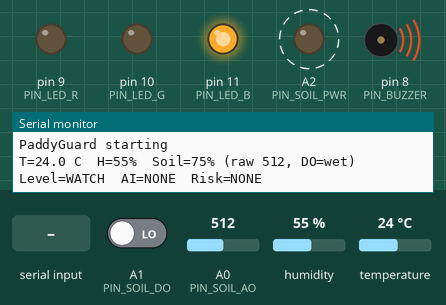
Bench run of a sketch on a simulated Arduino Nano, built with avr-gcc and run on an emulated ATmega328P. Shown: output pins drawn as LEDs (lit = HIGH), buzzer (waves = sounding, pin HIGH), the last lines printed to the serial monitor. Dashed ring = blinking. The inputs (shaded band) are chosen by the test bench; at power-on: humidity 55 %, A0 (PIN_SOIL_AO) = 512, A1 (PIN_SOIL_DO) LOW, temperature 24 °C.

Above: at 4.0 s.
4.1 s: humidity set to 51 %
12.4 s: humidity set to 48 %
At 15.62 s:
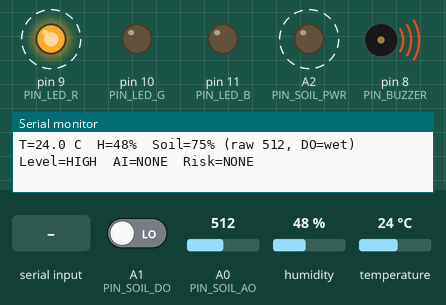
At 19.96 s:
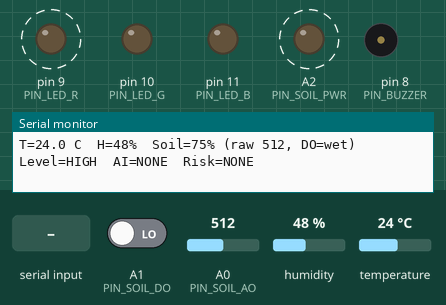
21.4 s: "BLAST\n" received over Serial
38.5 s: "MUTE\n" received over the second serial link
At 38.63 s:
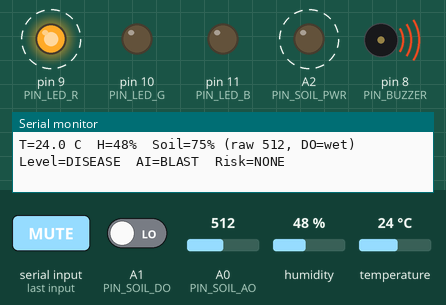
Timing chart, 0 to 43.0 s (numbered marks = the images above; inputs shaded):
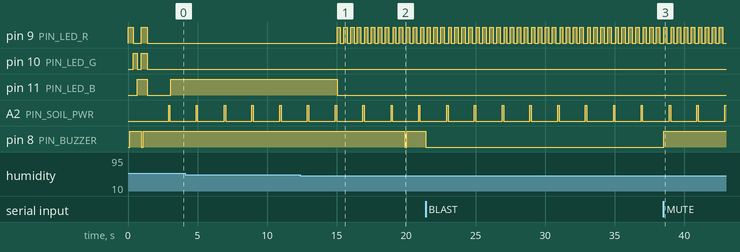

The sketch:

PaddyGuard.ino
```cpp
/*
  =====================================================================
  PaddyGuard - AI Paddy Disease Detection System
  Board : Arduino Nano (ATmega328P, 5 V)
  Parts : DHT11, soil moisture sensor with LM393 comparator, red / green /
          blue LEDs (220 ohm each), active buzzer 2510, HC-05 Bluetooth

  Libraries (Sketch > Include Library > Manage Libraries):
      "DHT sensor library"      by Adafruit
      "Adafruit Unified Sensor" by Adafruit
  (SoftwareSerial and EEPROM come with the Arduino IDE.)

  PIN MAP
      D2  -> HC-05 RXD   (Nano transmits)
      D3  <- HC-05 TXD   (Nano receives)
      D4  <-> DHT11 DATA
      D8  -> Active buzzer (+)
      D9  -> 220R -> RED   LED -> GND
      D10 -> 220R -> GREEN LED -> GND
      D11 -> 220R -> BLUE  LED -> GND
      A0  <- Soil sensor AO (analog)
      A1  <- Soil sensor DO (comparator, digital)
      A2  -> Soil sensor VCC (switched on only while reading, so the
             probe does not corrode)
      5V  -> HC-05 VCC, DHT11 VCC        GND -> everything

  HOW THE ALERTS WORK
      The phone app photographs a leaf, runs the AI model and sends the
      result over Bluetooth as a text line (BLAST, BROWNSPOT, BLB or
      HEALTHY). The Nano combines that with the weather inside the field:

      GREEN steady          SAFE     AI says healthy and soil is above 65%
      GREEN blink           SAFE     all general growing conditions are good
      BLUE steady           WATCH    outside good field conditions
      BLUE steady           WATCH    one or more readings are moderate
      BLUE fast blink       FAULT    DHT11 is not answering
      RED fast blink + 150 ms beep every 5 seconds HIGH
                                 very-bad reading or weather risk
      RED fast blink + continuous buzzer DISEASE
                                 AI found a disease on a leaf

  BLUETOOTH COMMANDS (end each with a new line)
      BLAST | BROWNSPOT | BLB   disease found by the AI
      HEALTHY                    AI found a healthy leaf (green only when
                                 field conditions are good and soil is >65%)
      CLEAR                      clear the current AI result/alert
      MUTE / UNMUTE             silence / restore the buzzer
      STATUS                    reply with one reading now
      TEST                      LED and buzzer self test
      CALDRY / CALWET           store soil calibration (see below)
      HELP                      list commands

  BLUETOOTH REPLY (every 2 s), comma separated
      PG,temp_C,humidity_%,soil_%,level,ai,risk,fault,muted
      level: 0 safe, 1 watch, 2 high, 3 disease

  SOIL CALIBRATION (once)
      1. Probe in the air or dry soil   -> send CALDRY
      2. Probe in a glass of water      -> send CALWET
      The values are saved in EEPROM.
  =====================================================================
*/

#include <SoftwareSerial.h>
#include <EEPROM.h>
#include <DHT.h>

// ---------------------------- Pins ---------------------------------
const uint8_t PIN_BT_TX    = 2;    // Nano TX -> HC-05 RXD
const uint8_t PIN_BT_RX    = 3;    // Nano RX <- HC-05 TXD
const uint8_t PIN_DHT      = 4;
const uint8_t PIN_BUZZER   = 8;
const uint8_t PIN_LED_R    = 9;
const uint8_t PIN_LED_G    = 10;
const uint8_t PIN_LED_B    = 11;
const uint8_t PIN_SOIL_AO  = A0;
const uint8_t PIN_SOIL_DO  = A1;
const uint8_t PIN_SOIL_PWR = A2;

// ------------------------- Tunable limits --------------------------
const unsigned long SAMPLE_MS   = 2000UL;     // DHT11 needs 1 s or more
const unsigned long AI_HOLD_MS  = 600000UL;   // AI alert stays 10 min
const uint8_t       FAULT_AFTER  = 3;         // failed DHT reads in a row
const uint8_t       RISK_CONFIRM = 2;         // same weather risk this many
                                              // readings in a row = HIGH

// Buzzer polarity. Most 3-pin buzzer modules are "low level trigger":
// they sound when the pin is LOW. If your buzzer is silent on TEST and
// loud the rest of the time, flip this value.
const bool BUZZER_ACTIVE_LOW = true;

// Disease-risk alerts use the very-bad bands from the user's disease chart.
// All three require soil below 40%, as specified in that chart.

// ----------------------------- Codes -------------------------------
const uint8_t LV_SAFE = 0, LV_WATCH = 1, LV_HIGH = 2, LV_DISEASE = 3;
const uint8_t DZ_NONE = 0, DZ_BLAST = 1, DZ_BROWN = 2, DZ_BLB = 3;
const char *const LV_NAME[] = {"SAFE", "WATCH", "HIGH", "DISEASE"};
const char *const DZ_NAME[] = {"NONE", "BLAST", "BROWNSPOT", "BLB"};

// ---------------------------- Objects ------------------------------
SoftwareSerial btSerial(PIN_BT_RX, PIN_BT_TX);   // RX, TX
DHT dht(PIN_DHT, DHT11);

// ---------------------------- State --------------------------------
struct Calib {
  uint16_t magic;
  int16_t  dryRaw;
  int16_t  wetRaw;
};
const uint16_t CAL_MAGIC = 0x5047;               // "PG"
Calib calib = {CAL_MAGIC, 1000, 350};            // typical LM393 probe

float temp = 0, hum = 0;
bool  haveClimate = false;
uint8_t dhtFails = 0;
int   soilRaw = 0;
uint8_t soilPct = 0;
bool  soilDoDry = false;

uint8_t aiDisease = DZ_NONE;
unsigned long aiStart = 0;
bool aiHealthy = false;
uint8_t riskDisease = DZ_NONE;
uint8_t lastRawRisk = DZ_NONE;
uint8_t riskStreak = 0;
uint8_t level = LV_SAFE;
bool  sensorFault = false;
bool  muted = false;
const unsigned long CONDITION_BEEP_MS = 150UL;
const unsigned long CONDITION_BEEP_GAP_MS = 5000UL;
unsigned long nextAlarmBeepAt = 0;
unsigned long alarmBeepUntil = 0;
bool redAlertWasActive = false;
uint8_t lastRedAlertLevel = LV_SAFE;
unsigned long lastSample = 0;
bool  firstSample = true;

char btBuf[24];  uint8_t btLen = 0;
char usbBuf[24]; uint8_t usbLen = 0;

// ------------------------- Small helpers ---------------------------
bool aiActive() {
  return aiDisease != DZ_NONE && (millis() - aiStart) < AI_HOLD_MS;
}

bool aiHealthyActive() {
  return aiHealthy && (millis() - aiStart) < AI_HOLD_MS;
}

void setLeds(bool r, bool g, bool b) {
  digitalWrite(PIN_LED_R, r ? HIGH : LOW);
  digitalWrite(PIN_LED_G, g ? HIGH : LOW);
  digitalWrite(PIN_LED_B, b ? HIGH : LOW);
}

void buzzerWrite(bool on) {
  digitalWrite(PIN_BUZZER, (on != BUZZER_ACTIVE_LOW) ? HIGH : LOW);
}

void beep(unsigned int ms) {
  buzzerWrite(true);
  delay(ms);
  buzzerWrite(false);
}

void loadCalibration() {
  Calib c;
  EEPROM.get(0, c);
  if (c.magic == CAL_MAGIC && c.dryRaw != c.wetRaw) calib = c;
}

void saveCalibration() {
  EEPROM.put(0, calib);
}

// --------------------------- Sensors -------------------------------
int readSoilRaw() {
  digitalWrite(PIN_SOIL_PWR, HIGH);      // power the probe only now
  delay(60);
  long sum = 0;
  for (uint8_t i = 0; i < 8; i++) {
    sum += analogRead(PIN_SOIL_AO);
    delay(5);
  }
  soilDoDry = digitalRead(PIN_SOIL_DO) == HIGH;  // HIGH = dry on most modules
  digitalWrite(PIN_SOIL_PWR, LOW);
  return (int)(sum / 8);
}

uint8_t rawToPercent(int raw) {
  long pct = map(raw, calib.dryRaw, calib.wetRaw, 0, 100);
  return (uint8_t)constrain(pct, 0, 100);
}

void readSensors() {
  float t = dht.readTemperature();
  float h = dht.readHumidity();
  if (isnan(t) || isnan(h)) {
    if (dhtFails < 255) dhtFails++;
  } else {
    temp = t;
    hum = h;
    dhtFails = 0;
    haveClimate = true;
  }
  sensorFault = dhtFails >= FAULT_AFTER;

  soilRaw = readSoilRaw();
  soilPct = rawToPercent(soilRaw);
}

// ------------------------- Risk decision ---------------------------
bool allGrowingConditionsGood() {
  return haveClimate && temp >= 25 && temp <= 35 &&
         hum >= 70 && hum <= 90 && soilPct >= 70;
}

bool anyGrowingConditionVeryBad() {
  if (!haveClimate) return false;
  return temp < 15 || temp > 40 || hum < 50 || hum > 95 || soilPct < 40;
}

uint8_t climateDisease() {
  if (!haveClimate) return DZ_NONE;
  if (soilPct >= 40) return DZ_NONE;
  // Overlapping chart bands are resolved in this order: blast, brown spot,
  // then bacterial leaf blight.
  if (temp >= 20 && temp <= 28 && hum > 90) return DZ_BLAST;
  if (temp >= 30 && temp <= 35 && hum > 85) return DZ_BROWN;
  if (temp >= 25 && temp <= 34 && hum > 85) return DZ_BLB;
  return DZ_NONE;
}

// Called once per sample. A weather risk only counts after it has been
// seen RISK_CONFIRM times in a row (DHT11 readings jitter a little).
void updateRisk() {
  uint8_t raw = climateDisease();
  if (raw != DZ_NONE && raw == lastRawRisk) {
    if (riskStreak < 255) riskStreak++;
  } else {
    riskStreak = (raw != DZ_NONE) ? 1 : 0;
  }
  lastRawRisk = raw;
  riskDisease = (riskStreak >= RISK_CONFIRM) ? raw : DZ_NONE;
}

void evaluate(unsigned long now) {
  uint8_t lv = LV_SAFE;

  if (aiActive()) {
    lv = LV_DISEASE;
  } else if (riskDisease != DZ_NONE) {
    lv = LV_HIGH;
  } else if (haveClimate && anyGrowingConditionVeryBad()) {
    lv = LV_HIGH;
  } else if (aiHealthyActive()) {
    lv = allGrowingConditionsGood() && soilPct > 65 ? LV_SAFE : LV_WATCH;
  } else if (allGrowingConditionsGood()) {
    lv = LV_SAFE;
  } else {
    lv = LV_WATCH;
  }

  if (lv < LV_HIGH) muted = false;          // next alarm is audible again
  level = lv;
}

// --------------------------- Outputs -------------------------------
void updateOutputs(unsigned long now) {
  bool r = false, g = false, b = false;
  bool redAlert = level == LV_DISEASE ||
                  (level == LV_HIGH && !sensorFault);

  if (level == LV_DISEASE) {
    redAlertWasActive = true;
    lastRedAlertLevel = LV_DISEASE;
    nextAlarmBeepAt = 0;
    alarmBeepUntil = 0;
  } else if (level == LV_HIGH && !sensorFault) {
    if (!redAlertWasActive || lastRedAlertLevel != LV_HIGH) {
      redAlertWasActive = true;
      lastRedAlertLevel = LV_HIGH;
      nextAlarmBeepAt = now;                // first short beep immediately
    }
    if ((long)(now - nextAlarmBeepAt) >= 0) {
      alarmBeepUntil = now + CONDITION_BEEP_MS;
      nextAlarmBeepAt = now + CONDITION_BEEP_GAP_MS;
    }
  } else {
    redAlertWasActive = false;
    lastRedAlertLevel = LV_SAFE;
    nextAlarmBeepAt = 0;
    alarmBeepUntil = 0;
  }

  if (sensorFault && level != LV_DISEASE) {   // a disease alert wins
    b = ((now / 200UL) % 2UL) == 0;
  } else if (level == LV_SAFE) {
    g = aiHealthyActive() || ((now / 500UL) % 2UL) == 0;
  } else if (level == LV_WATCH) {
    b = true;
  } else if (level == LV_HIGH) {
    r = ((now / 250UL) % 2UL) == 0;
  } else {
    r = ((now / 250UL) % 2UL) == 0;
  }
  setLeds(r, g, b);

  bool buz = false;
  if (!muted && level == LV_DISEASE) {
    buz = true;
  } else if (!muted && redAlert && level == LV_HIGH) {
    buz = (long)(alarmBeepUntil - now) > 0;
  }
  buzzerWrite(buz);
}

void selfTest() {
  setLeds(true, false, false);  beep(120);  delay(250);
  setLeds(false, true, false);  delay(300);
  setLeds(false, false, true);  delay(300);
  setLeds(true, true, true);    beep(120);  delay(300);
  setLeds(false, false, false);
}

// --------------------------- Reporting -----------------------------
void sendTelemetry(Stream &out) {
  out.print(F("PG,"));
  out.print(temp, 1);            out.print(',');
  out.print(hum, 0);             out.print(',');
  out.print(soilPct);            out.print(',');
  out.print(level);              out.print(',');
  if (aiActive()) out.print(DZ_NAME[aiDisease]);
  else if (aiHealthyActive()) out.print(F("HEALTHY"));
  else out.print(DZ_NAME[DZ_NONE]);
  out.print(',');
  out.print(DZ_NAME[riskDisease]); out.print(',');
  out.print(sensorFault ? 1 : 0);  out.print(',');
  out.println(muted ? 1 : 0);
}

void printReadable(Stream &out) {
  out.print(F("T="));      out.print(temp, 1);
  out.print(F(" C  H="));  out.print(hum, 0);
  out.print(F("%  Soil=")); out.print(soilPct);
  out.print(F("% (raw "));  out.print(soilRaw);
  out.print(F(", DO="));    out.print(soilDoDry ? F("dry") : F("wet"));
  out.print(F(")  Level=")); out.print(LV_NAME[level]);
  out.print(F("  AI="));
  if (aiActive()) out.print(DZ_NAME[aiDisease]);
  else if (aiHealthyActive()) out.print(F("HEALTHY"));
  else out.print(DZ_NAME[DZ_NONE]);
  out.print(F("  Risk="));  out.print(DZ_NAME[riskDisease]);
  if (sensorFault) out.print(F("  DHT11 FAULT"));
  out.println();
}

// --------------------------- Commands ------------------------------
void setAi(uint8_t dz, Stream &out, bool healthyResult = false) {
  aiDisease = dz;
  aiHealthy = healthyResult;
  aiStart = millis();
  evaluate(millis());
  out.print(F("OK AI="));
  out.println(DZ_NAME[dz]);
}

void processCommand(const char *cmd, Stream &out) {
  if (!strcmp(cmd, "BLAST")) {
    setAi(DZ_BLAST, out);
  } else if (!strcmp(cmd, "BROWNSPOT")) {
    setAi(DZ_BROWN, out);
  } else if (!strcmp(cmd, "BLB")) {
    setAi(DZ_BLB, out);
  } else if (!strcmp(cmd, "HEALTHY")) {
    setAi(DZ_NONE, out, true);
  } else if (!strcmp(cmd, "CLEAR")) {
    setAi(DZ_NONE, out);
  } else if (!strcmp(cmd, "MUTE")) {
    muted = true;
    out.println(F("OK MUTED"));
  } else if (!strcmp(cmd, "UNMUTE")) {
    muted = false;
    out.println(F("OK UNMUTED"));
  } else if (!strcmp(cmd, "STATUS")) {
    sendTelemetry(out);
  } else if (!strcmp(cmd, "TEST")) {
    selfTest();
    out.println(F("OK TEST"));
  } else if (!strcmp(cmd, "CALDRY")) {
    calib.dryRaw = readSoilRaw();
    saveCalibration();
    out.print(F("OK DRY="));
    out.println(calib.dryRaw);
  } else if (!strcmp(cmd, "CALWET")) {
    calib.wetRaw = readSoilRaw();
    saveCalibration();
    out.print(F("OK WET="));
    out.println(calib.wetRaw);
  } else if (!strcmp(cmd, "HELP")) {
    out.println(F("BLAST BROWNSPOT BLB HEALTHY MUTE UNMUTE STATUS TEST CALDRY CALWET"));
  } else {
    out.println(F("ERR unknown command, send HELP"));
  }
}

// Collects characters until a line ends. Returns true when a full line
// is waiting in buf.
bool readLine(Stream &port, char *buf, uint8_t &len, uint8_t cap) {
  while (port.available()) {
    char c = (char)port.read();
    if (c == '\r' || c == '\n') {
      if (len == 0) continue;
      buf[len] = '\0';
      len = 0;
      return true;
    }
    if (len < cap - 1) buf[len++] = (char)toupper((unsigned char)c);
  }
  return false;
}

// ------------------------- Arduino entry ---------------------------
void setup() {
  pinMode(PIN_LED_R, OUTPUT);
  pinMode(PIN_LED_G, OUTPUT);
  pinMode(PIN_LED_B, OUTPUT);
  pinMode(PIN_BUZZER, OUTPUT);
  buzzerWrite(false);        // buzzer off at start
  pinMode(PIN_SOIL_PWR, OUTPUT);
  pinMode(PIN_SOIL_DO, INPUT);
  digitalWrite(PIN_SOIL_PWR, LOW);

  Serial.begin(9600);        // USB monitor
  btSerial.begin(9600);      // HC-05 default data baud rate
  dht.begin();
  loadCalibration();

  Serial.println(F("PaddyGuard starting"));
  selfTest();
  delay(1500);               // DHT11 warm-up
}

void loop() {
  unsigned long now = millis();

  if (readLine(btSerial, btBuf, btLen, sizeof(btBuf))) processCommand(btBuf, btSerial);
  if (readLine(Serial, usbBuf, usbLen, sizeof(usbBuf))) processCommand(usbBuf, Serial);

  if (firstSample || now - lastSample >= SAMPLE_MS) {
    firstSample = false;
    lastSample = now;
    readSensors();
    updateRisk();
    evaluate(now);
    sendTelemetry(btSerial);
    printReadable(Serial);
  }

  updateOutputs(now);
}
```

Measured:
- the behaviour switches between 50 and 49 % on humidity (found by bisection; images 0 and 1)
- after the input at 12.4 s, pin 9 (PIN_LED_R): alternates HIGH for 0.25 s and LOW for 0.25 s, starting after 2.7 s; pin 11 (PIN_LED_B): HIGH → LOW after 2.7 s; pin 8 (PIN_BUZZER): HIGH → LOW after 7.5 s, → HIGH 0.15 s later
- after the input at 38.5 s, pin 8 (PIN_BUZZER): LOW → HIGH at once
- by itself, A2 (PIN_SOIL_PWR): alternates HIGH for 0.10 s and LOW for 1.9 s
